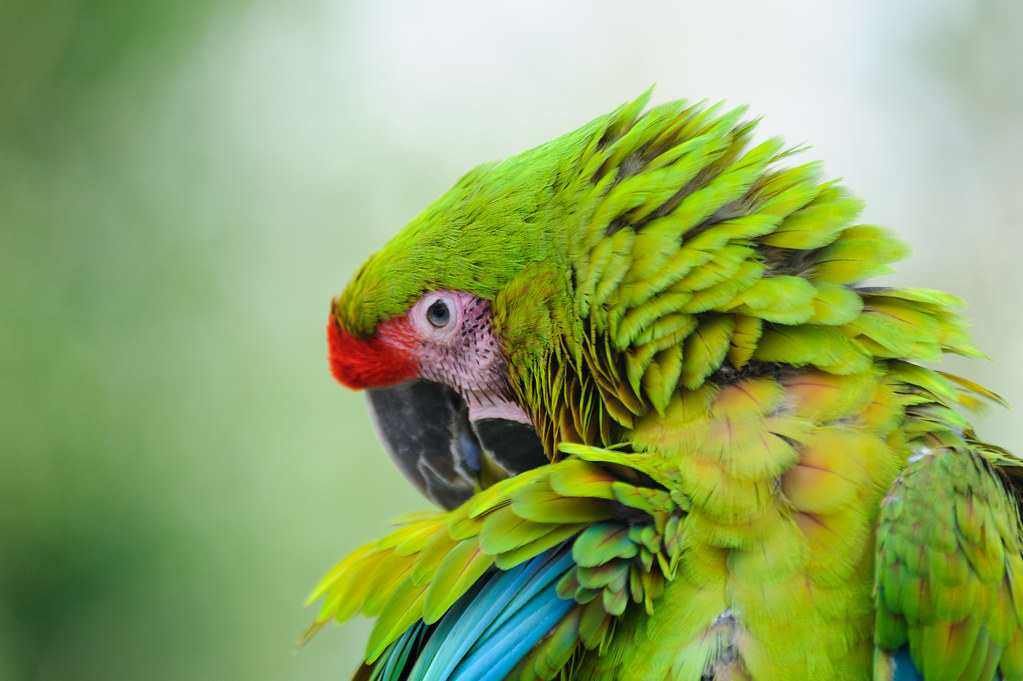
#> input picture test/test_pic/macaw.jpg, 1023 x 681 px
$ python sobel_cv2_polyfit.py   (older library calls are emulated)
#> lines starting #> are read from the running program, lines starting #| are printed output that depends on the picture; after the words box and inside, x2 and y2 are one past the last pixel; in counts of white or black regions, pixels touching at a corner belong together
# -*- coding: utf-8 -*-
# @Time    : 2023/11/27 14:02
# @Author  : Mean
# @File    : sobel_cv2_polyfit.py
# @Description:
import cv2
import numpy as np
import matplotlib.pyplot as plt

# 读取图像并转为灰度
image = cv2.imread('./test_pic/macaw.jpg')
#> image is the input picture: shape (681, 1023, 3); mean B, G, R 101.3, 166.9, 142.1
gray = cv2.cvtColor(image, cv2.COLOR_BGR2GRAY)
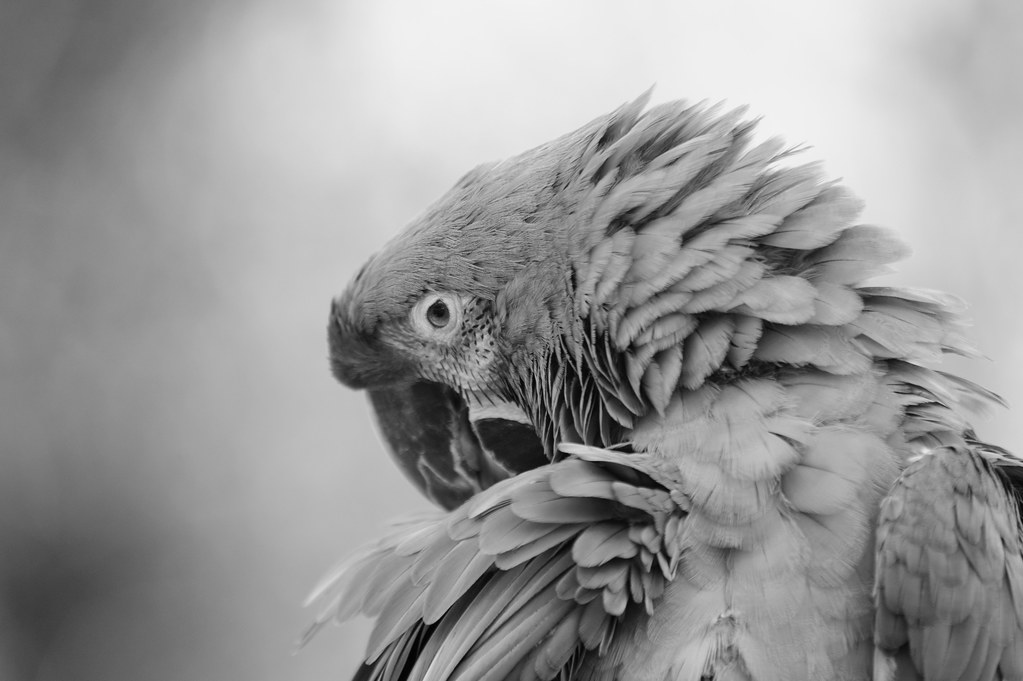
#> gray: shape (681, 1023); min 0, max 248, mean 152

# 使用Sobel算子进行边缘检测
edges_x = cv2.Sobel(gray, cv2.CV_64F, 1, 0, ksize=3)
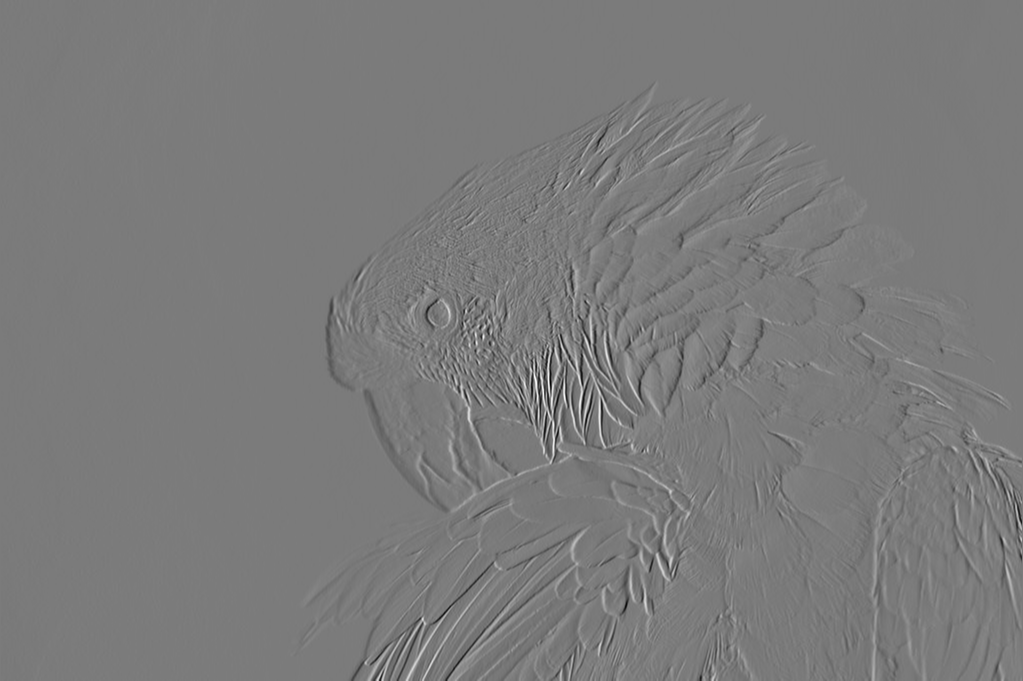
#> edges_x: shape (681, 1023) float64; min -626, max 670, mean 0.4; drawn with min black and max white
edges_y = cv2.Sobel(gray, cv2.CV_64F, 0, 1, ksize=3)
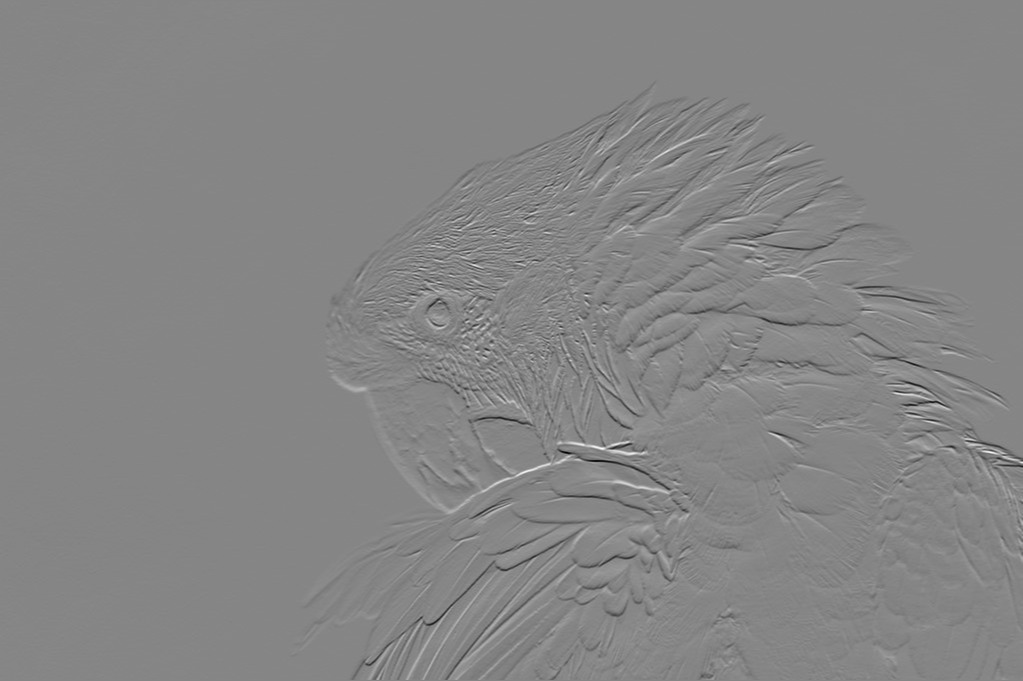
#> edges_y: shape (681, 1023) float64; min -729, max 661, mean -1; drawn with min black and max white
edges = np.sqrt(edges_x**2 + edges_y**2)
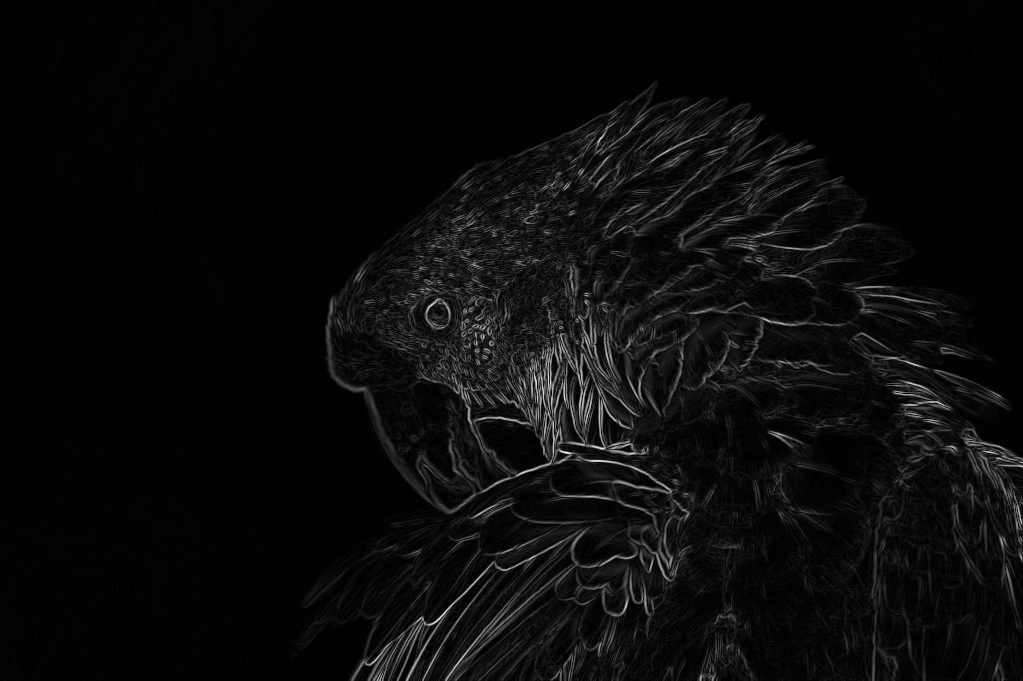
#> edges: shape (681, 1023) float64; min 0, max 736.5, mean 30.7; drawn with min black and max white
cv2.imshow('sobel1',edges)
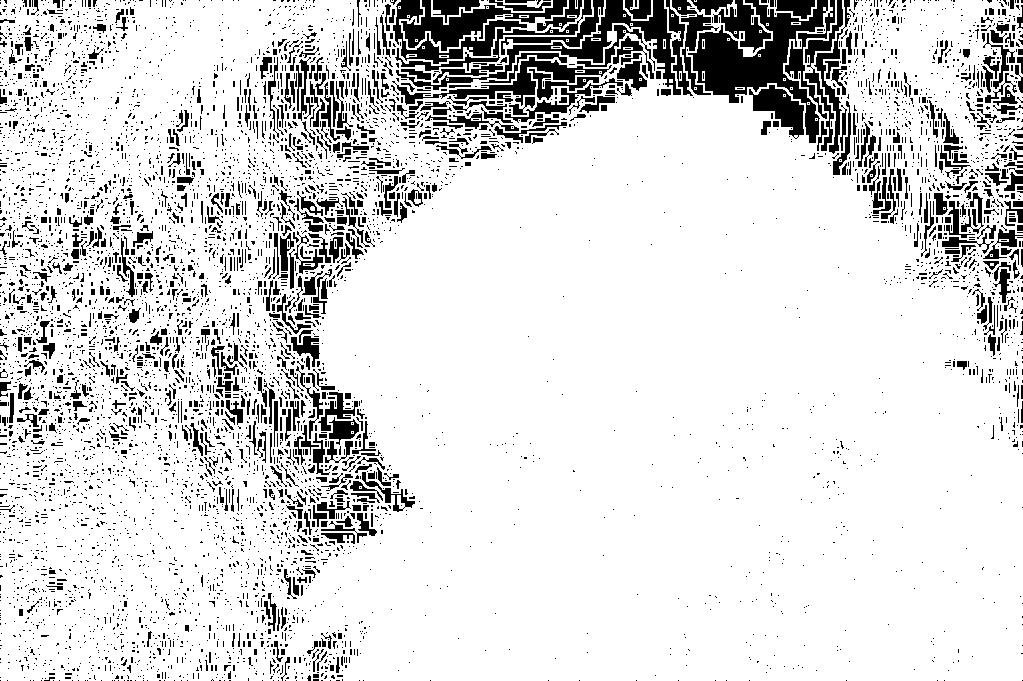
#> window 'sobel1': shape (681, 1023); 85.7% white; 6666 black regions (5912 under 20 px), largest, box (x1, y1, x2, y2) and area: (688, 0, 828, 143) 6472, (396, 0, 681, 95) 3763, (401, 0, 567, 51) 2700

# 阈值处理得到二值图像
threshold = 50
edges[edges < threshold] = 0
edges[edges >= threshold] = 255
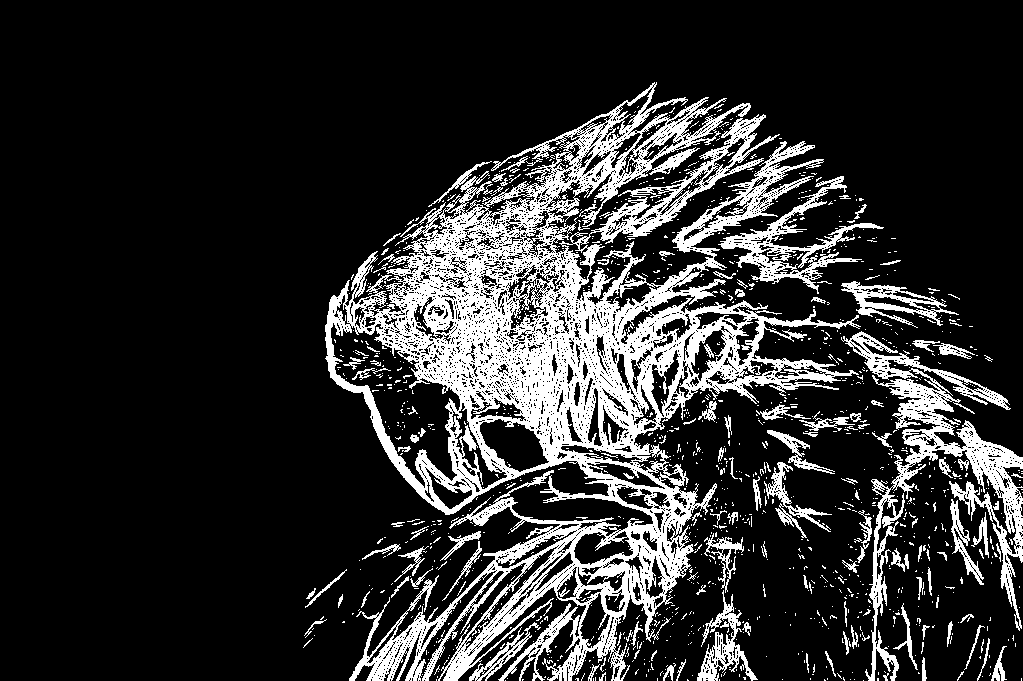
#> edges: shape (681, 1023) float64; 18.1% white; 1296 white regions (1166 under 20 px), largest, box (x1, y1, x2, y2) and area: (325, 82, 861, 681) 91594, (841, 331, 1023, 681) 11637, (718, 176, 884, 294) 3654
cv2.imshow('sobel2',edges)
cv2.waitKey(0)

# 获取边缘点的坐标
edge_points = np.column_stack(np.where(edges > 0))
#> edge_points = 125754 pairs, first value 82 to 680, second value 303 to 1022

# 使用最小二乘法拟合直线
coefficients = np.polyfit(edge_points[:, 0], edge_points[:, 1], 1)
#> coefficients = [0.0525, 612.3]
slope, intercept = coefficients
#> slope = 0.0525; intercept = 612.3

# 绘制结果
plt.figure(figsize=(10, 5))
plt.subplot(1, 2, 1)
plt.imshow(cv2.cvtColor(image, cv2.COLOR_BGR2RGB))
plt.title('Original Image')

plt.subplot(1, 2, 2)
plt.imshow(edges, cmap='gray')
x_vals = np.arange(0, edges.shape[1])
#> x_vals = 1023 values from 0 to 1022
y_vals = slope * x_vals + intercept
#> y_vals = 1023 values from 612.3 to 666
plt.plot(x_vals, y_vals, color='red', label='Fitted Line')
plt.scatter(edge_points[:, 1], edge_points[:, 0], s=5, color='blue', label='Edge Points')
plt.legend()
plt.title('Sobel Edges and Fitted Line')

plt.show()
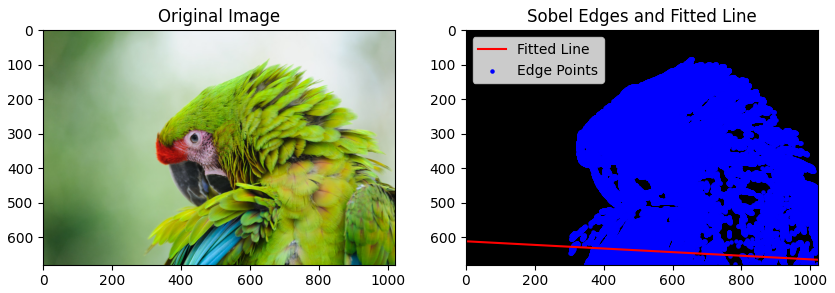
#> figure drawn by matplotlib, 2 panels

$ run again, with test/test_pic/gs_noise.jpg copied over test/test_pic/macaw.jpg
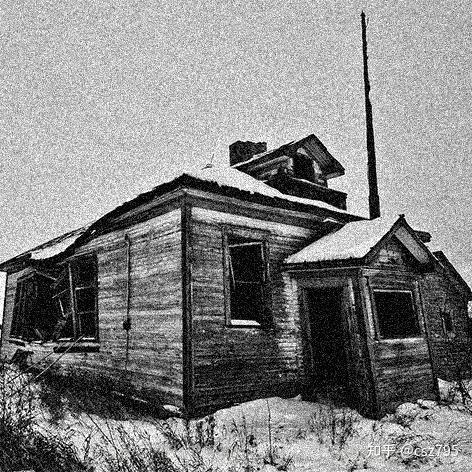
#> input picture test/test_pic/gs_noise.jpg, 472 x 472 px
#> image is the input picture: shape (472, 472, 3); mean B, G, R 133, 133, 133
#> `cv2.imshow('sobel1',edges)`:
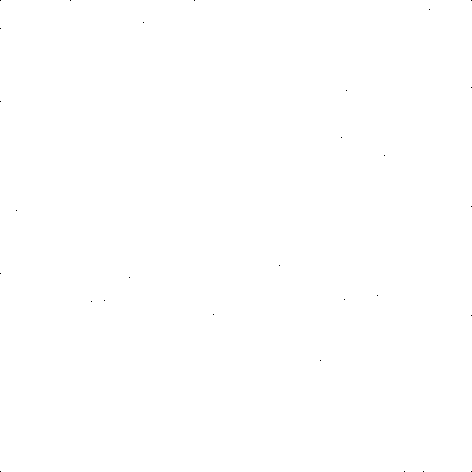
#> window 'sobel1': shape (472, 472); 100% white; black in thin lines or dots
#> edge_points = 196085 pairs, first value 0 to 471, second value 0 to 471
#> coefficients = [-0.00465, 236.1]
#> slope = -0.00465; intercept = 236.1
#> y_vals = 472 values, max 236.1 at index 0, min 233.9 at index 471, mean 235
#> `plt.show()`:
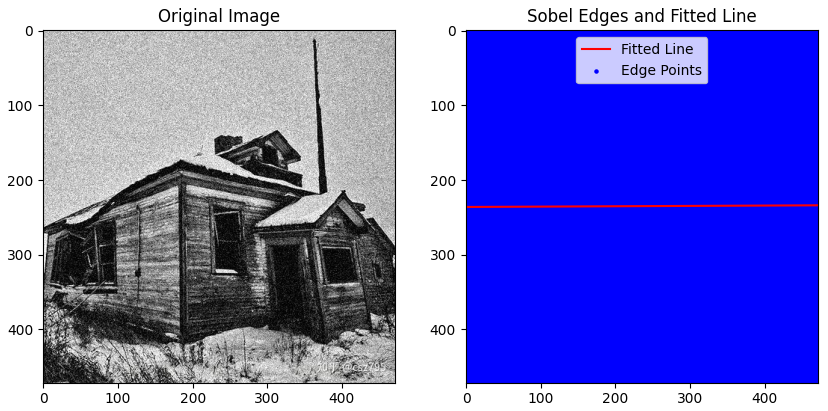
#> figure drawn by matplotlib, 2 panels
